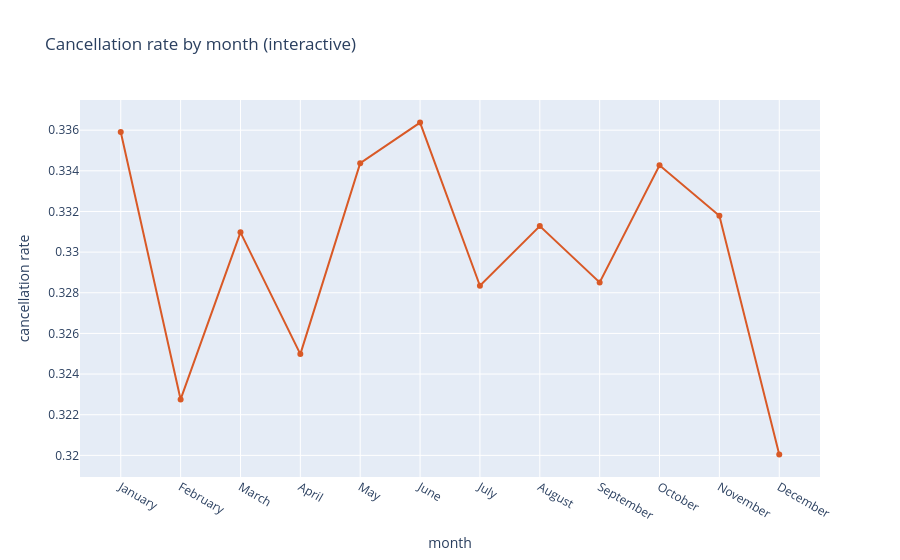

The code cell stored with this chart in its notebook:
### Markdown cell above
## 11. Interactive views (Plotly)

Static charts are best for rigorous, side-by-side comparison; interactive charts shine for
*exploration* — hovering for exact values, filtering, zooming. Below, a few key views are
rendered interactively so a reader can dig in themselves.

### Code cell
import plotly.express as px

# Interactive: cancellation rate by month, hoverable.
monthly_pl = monthly.copy()
monthly_pl["arrival_date_month"] = monthly_pl["arrival_date_month"].astype(str)
fig = px.line(monthly_pl, x="arrival_date_month", y="cancel_rate", markers=True,
              title="Cancellation rate by month (interactive)",
              labels={"cancel_rate": "cancellation rate", "arrival_date_month": "month"})
fig.update_traces(line_color="#d95926")
fig.show()

### Figure 1 — Plotly figure (JSON) as saved in the notebook; plotly's stock layout.template omitted (floating-point values rounded to 4 significant figures)
{"data": [{"hovertemplate": "month=%{x}<br>cancellation rate=%{y}<extra></extra>", "legendgroup": "", "line": {"color": "#d95926", "dash": "solid"}, "marker": {"symbol": "circle"}, "mode": "lines+markers", "name": "", "orientation": "v", "showlegend": false, "type": "scatter", "x": ["January", "February", "March", "April", "May", "June", "July", "August", "September", "October", "November", "December"], "xaxis": "x", "y": [0.3359, 0.3228, 0.331, 0.325, 0.3344, 0.3364, 0.3283, 0.3313, 0.3285, 0.3343, 0.3318, 0.32], "yaxis": "y"}], "layout": {"legend": {"tracegroupgap": 0}, "title": {"text": "Cancellation rate by month (interactive)"}, "xaxis": {"anchor": "y", "domain": [0.0, 1.0], "title": {"text": "month"}}, "yaxis": {"anchor": "x", "domain": [0.0, 1.0], "title": {"text": "cancellation rate"}}}}
